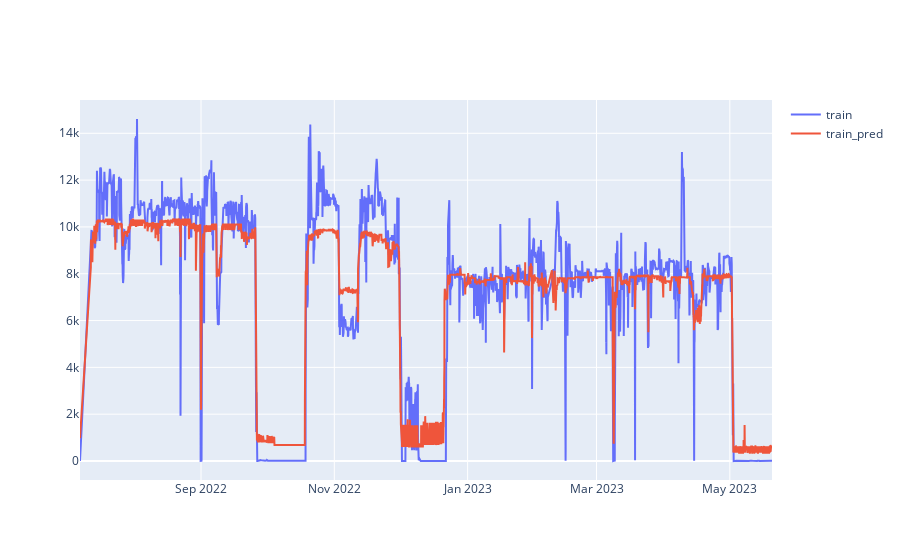

Notebook cell for this chart:
### Code cell
fig = go.Figure()
fig.add_trace(go.Scatter(x=y_train.index, y=y_train, mode='lines', name='train'))
fig.add_trace(go.Scatter(x=y_train.index, y=y_train_pred, mode='lines', name='train_pred'))
fig.show()

### Figure 1 — Plotly figure (JSON) as saved in the notebook; plotly's stock layout.template omitted (floating-point values rounded to 4 significant figures; data arrays with more than 128 entries replaced by an {"elided": "..."} marker saying what was removed)
{"data": [{"mode": "lines", "name": "train", "type": "scatter", "x": {"elided": "7419 str values"}, "y": {"elided": "7419 float values"}}, {"mode": "lines", "name": "train_pred", "type": "scatter", "x": {"elided": "7419 str values"}, "y": {"elided": "7419 float values"}}], "layout": {}}
